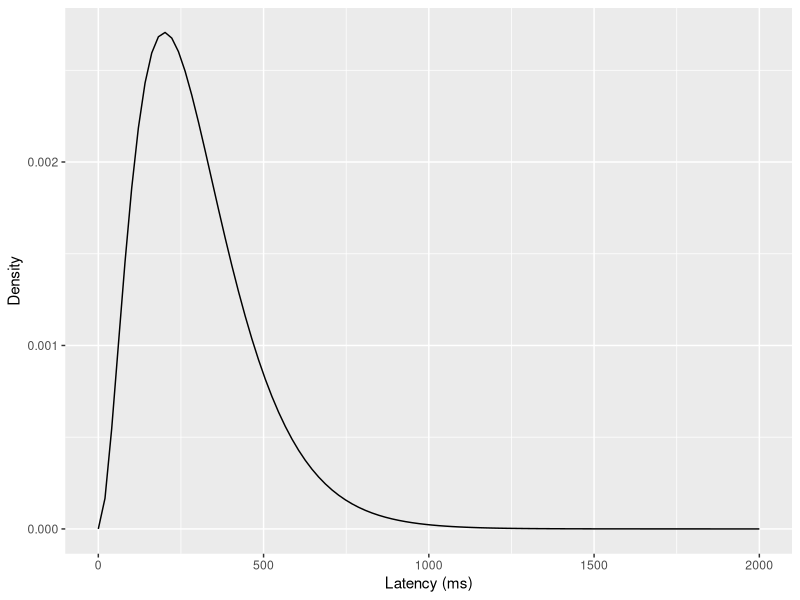
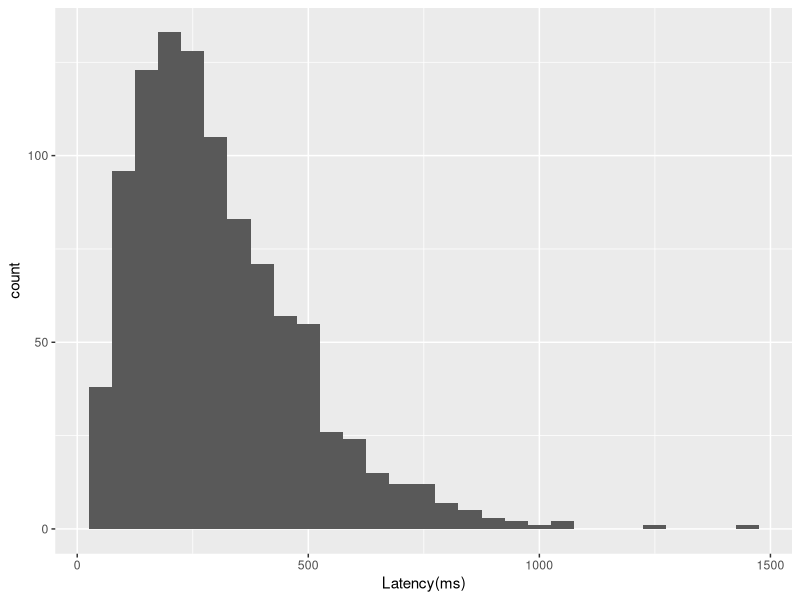
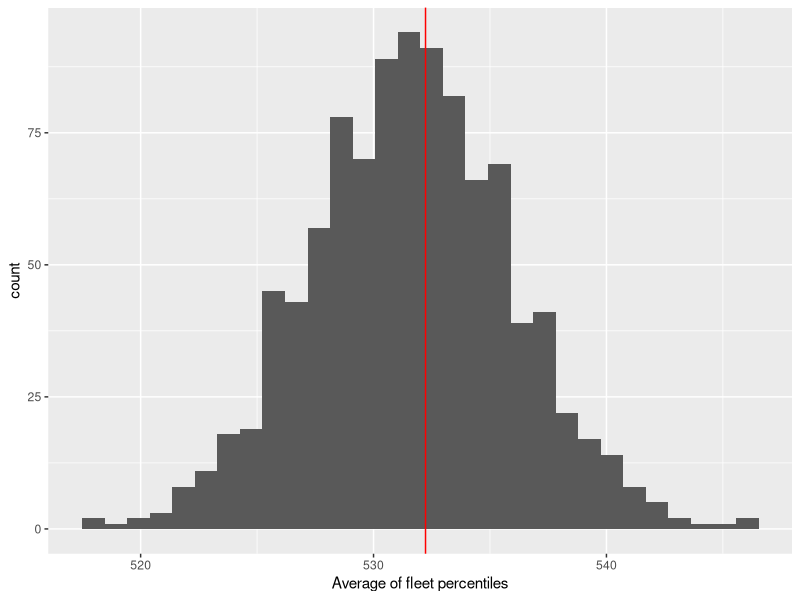
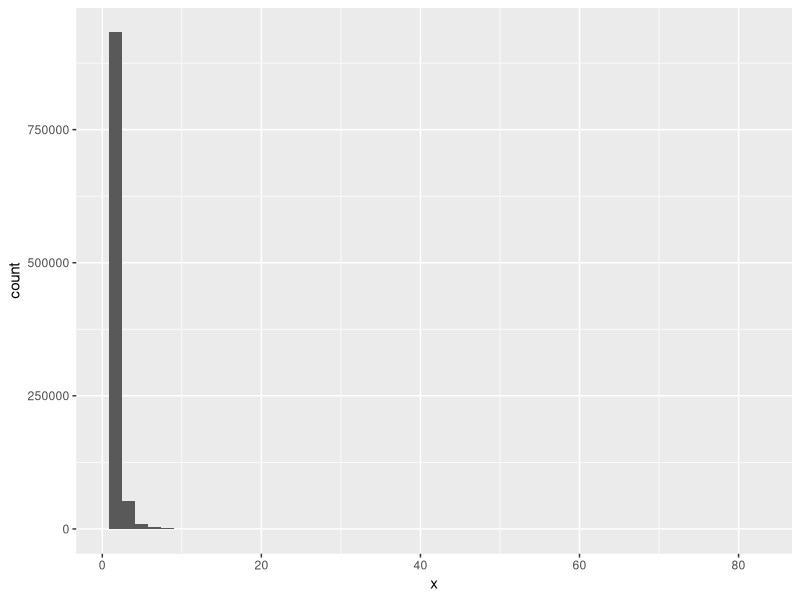
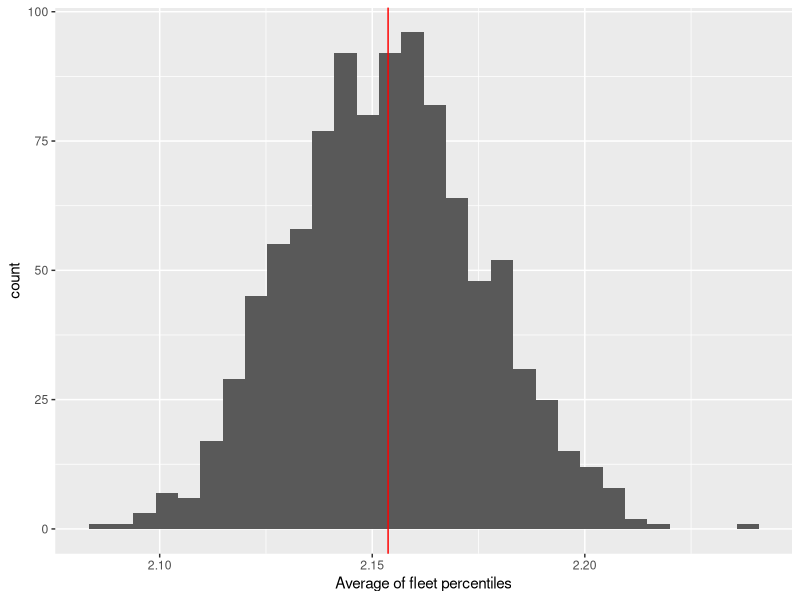
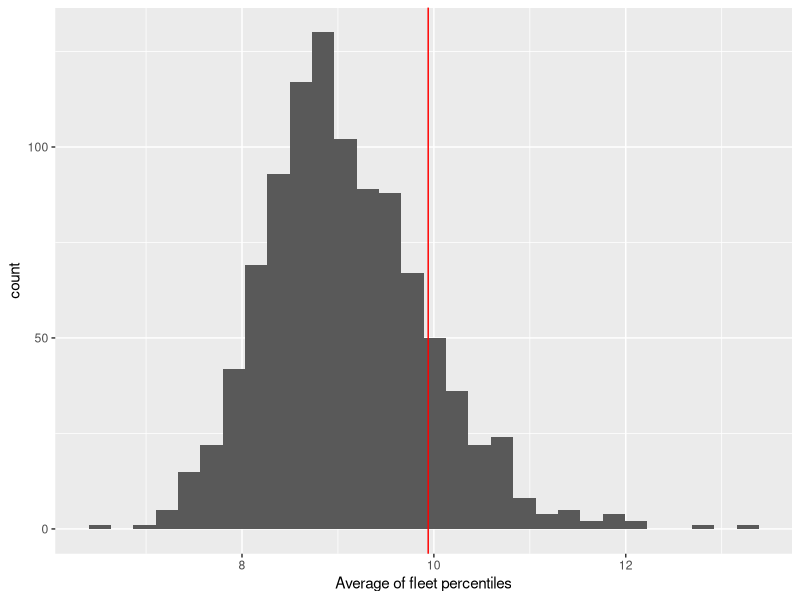
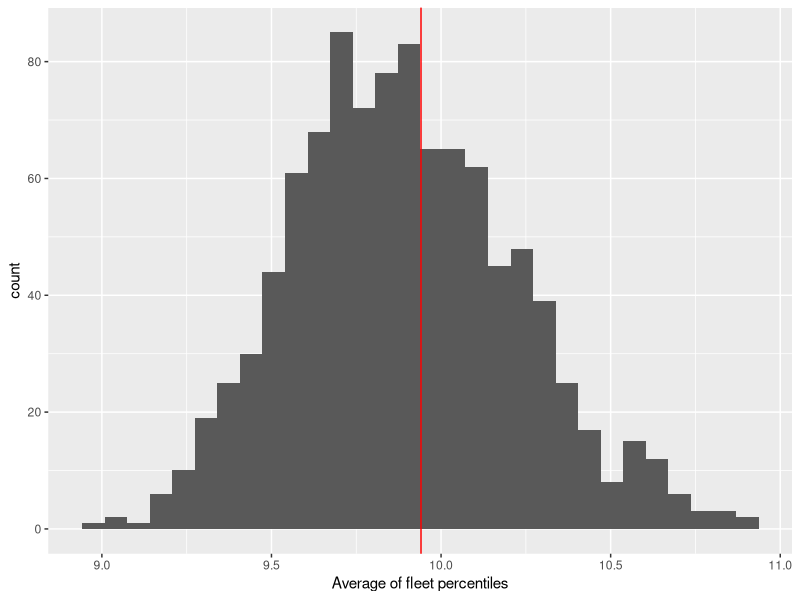
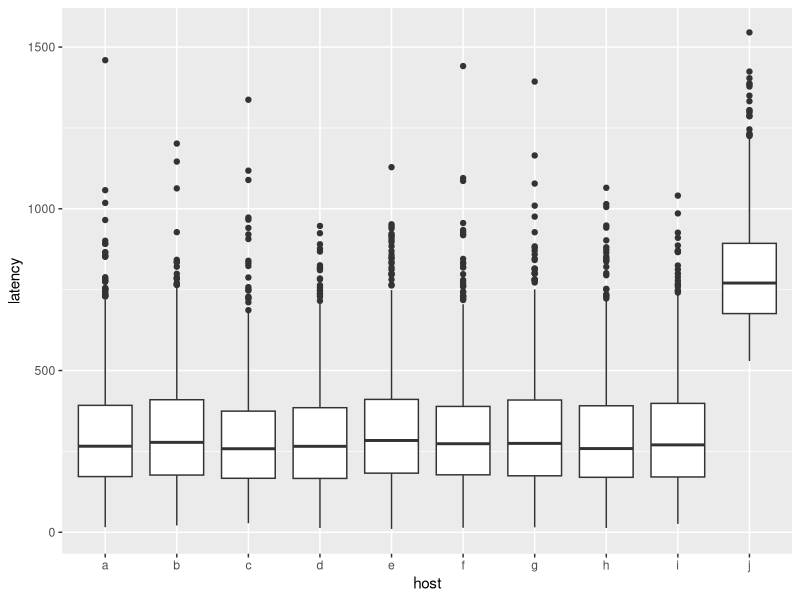

Write R code to recreate these figures, in order. (Note: a time limit stopped this script after it produced the figures.)
## ---- chunk 1
library(dplyr)
library(ggplot2)
library(tidyr)
library(purrr)
set.seed(7777)
knitr::opts_chunk$set(echo = TRUE, cache=TRUE)
## ---- chunk 2
# Generate a dataset with 100 points from [0, 2000]
to_plot<-data.frame(x=seq(0,2000,length.out=100)) %>%
# ... and set y to the density of the gamma distribution at each point
  mutate(y=dgamma(x,3,1/100)) 

# Plot the curve
ggplot(to_plot, aes(x,y)) + geom_line() + 
  xlab("Latency (ms)") + ylab("Density")
## ---- chunk 3
# Draw the sample
to_plot<-data.frame(latency=rgamma(1000, 3, 1/100))
# ... and plot a histogram
ggplot(to_plot, aes(latency))+geom_histogram(binwidth=50)+xlab("Latency(ms)")
## ---- chunk 4
qgamma(0.9, 3, 1/100)
## ---- chunk 5
# Define a function to simulate raw latency data from a single host.  
# Default to 1,000 points.
simulate_one_host<-function(n=1000) {
  rgamma(n, 3, 1/100)
}
# Ten sample timings 
simulate_one_host(10)
## ---- chunk 6
quantile(simulate_one_host(), 0.9)
## ---- chunk 7
host_p90s<-replicate(10, quantile(simulate_one_host(), 0.9))
host_p90s
## ---- chunk 8
mean(host_p90s)
## ---- chunk 9
# Define a function to simulate a fleet of hosts
simulate_one_fleet<-function(nhosts=10, obs_per_host=1000, qtile=0.9) {
  mean(replicate(nhosts, quantile(simulate_one_host(obs_per_host), qtile)))
}

# Use replicate to simluate 1,000 fleets
fleet_data<-data.frame(replication=1:1000,
                       average_of_pctiles=replicate(1000, simulate_one_fleet()))

# Plot the results
avg_plot<-ggplot(fleet_data,aes(x=average_of_pctiles))+
  geom_histogram(bins=30)+ 
  xlab("Average of fleet percentiles")

avg_plot + geom_vline(xintercept=qgamma(0.9, 3, 1/100), color="red")
## ---- chunk 10
# Define a function that returns Pareto random variates
rpareto<-function(n, x_m, alpha) {
  x_m/(runif(n)^(1/alpha))
}

# Draw 1,000,000 and plot
to_plot<-data.frame(x=rpareto(1000000, x_m=1, alpha=3))
ggplot(to_plot, aes(x))+geom_histogram(bins=50)

# What's the p90?
pareto_p90<-quantile(to_plot$x, 0.9)
pareto_p90
## ---- chunk 11
# Redefine what a single host looks like
simulate_one_host<-function(n=1000) {
  rpareto(n, x_m=1, alpha=3)
}

# Use replicate to simluate 1,000 fleets
fleet_data<-data.frame(replication=1:1000,
                       average_of_pctiles=replicate(1000, simulate_one_fleet()))

# ... and plot
avg_plot %+% fleet_data +
  geom_vline(xintercept=pareto_p90, color="red")
## ---- chunk 12
# Find the "true" 99.9th percentiles
pareto_p999<-quantile(rpareto(1000000, x_m=1, alpha=3), 0.999)

fleet_data<-
  data.frame(replication=1:1000,
             average_of_pctiles=replicate(1000,
                                          simulate_one_fleet(qtile=0.999)))

# ... and plot
avg_plot %+% fleet_data +
  geom_vline(xintercept=pareto_p999, color="red")
## ---- chunk 13
fleet_data<-
  data.frame(replication=1:1000,
             average_of_pctiles=replicate(1000,
                                          simulate_one_fleet(obs_per_host=10000,
                                                             qtile=0.999)))

avg_plot %+% fleet_data +
  geom_vline(xintercept=pareto_p999, color="red")
## ---- chunk 14
simulate_broken_fleet<-function(num_normal=9, num_slow=1, obs_per_host=1000) {
  data.frame(host=c(rep(letters[1:num_normal],each=obs_per_host),
                    rep(letters[(num_normal+1):(num_normal+num_slow)], each=obs_per_host)),
             latency=c(rgamma(obs_per_host*num_normal, 3, 1/100),
                       rgamma(obs_per_host*num_slow, 3, 1/100)+500))
}
fleet_data<-simulate_broken_fleet()
## ---- chunk 15
ggplot(fleet_data, aes(x=host, y=latency)) + geom_boxplot()
## ---- chunk 16
ggplot(fleet_data, aes(x=latency)) + geom_histogram(bins=20) + facet_wrap(~host,ncol=5)
## ---- chunk 17
ggplot(fleet_data, aes(x=latency, color=host)) + geom_density() 
## ---- chunk 18
# Summarize and reshape the data into long form for plotting
fleet_summary_l <- fleet_data %>%
  group_by(host) %>%
  summarize(avg = mean(latency),
            p50 = quantile(latency, 0.5),
            p90 = quantile(latency, 0.9),
            max = max(latency)) %>%
  gather(metric, value, -host)

ggplot(fleet_summary_l, aes(host, value))+
  geom_point()+
  geom_line(aes(group=metric, color=metric))+
  coord_flip()
## ---- chunk 19
quantile(fleet_data$latency, 0.9)
## ---- chunk 20
p90s<-fleet_data %>%
  group_by(host) %>%
  summarize(p90 = quantile(latency, 0.9))
mean(p90s$p90)
## ---- chunk 21
# Define a function to simulate a fleet, computes per-host p90s and summarizes the 
# p90s (by default with the mean).
summarize_broken_fleet<-function(fun=mean) {
  p90s<-simulate_broken_fleet() %>%
    group_by(host) %>%
    summarize(p90=quantile(latency, 0.9))
  return(fun(p90s$p90))
}

# Simulate 1,000 such fleets
reps<-data.frame(rep=rep(1:1000),
                 avg_of_p90s=replicate(1000, summarize_broken_fleet()))

# And plot the results
ggplot(reps, aes(avg_of_p90s)) +
  geom_histogram(bins=30) +
  geom_vline(xintercept = 690, color="red") +
  xlab("Average of p90s")
## ---- chunk 22
# Simulate 1,000 broken fleets and take the max of the per-host 90th percentiles
reps<-data.frame(rep=rep(1:1000),
                 max_of_p90s=replicate(1000, summarize_broken_fleet(fun=max)))

# And plot the results
ggplot(reps, aes(max_of_p90s)) +
  geom_histogram(bins=30) +
  geom_vline(xintercept = 690, color="red") +
  xlab("Max of p90s")
## ---- chunk 23
simulate_one_hour<-function(traffic, rate) {
  data.frame(latency=rgamma(traffic, 3, 1/rate))
}

simulate_one_day_flat <- function(mean_rate=100) {
  hourly_data<-data.frame(hour=0:23) %>%
    group_by(hour) %>%
    mutate(traffic_mu = 100000 * (sin(hour * 2 * pi / 24) + 1.1),
           traffic = rnorm(1, mean=traffic_mu, sd = sqrt(traffic_mu)),
           rate_mu = mean_rate,
           rate = rnorm(1, mean=rate_mu, sd=rate_mu/10),
           latency_data = map(traffic, simulate_one_hour, rate=rate))
}
## ---- chunk 24
one_day <- simulate_one_day_flat()
ggplot(one_day, aes(hour, traffic))+geom_line()+geom_point()
## ---- chunk 25
compute_hourly_p90s<-function(hourly_data) {
  hourly_data %>%
    unnest(latency_data) %>%
    group_by(hour, traffic, rate) %>%
    summarize(p90=quantile(latency, 0.9)) %>%
    ungroup()
}

ggplot(compute_hourly_p90s(one_day), aes(hour, p90)) +
  geom_line() + geom_point()
## ---- chunk 26
compute_true_daily_p90 <- function(hourly_data) {
  p90<-hourly_data %>%
    ungroup() %>%
    unnest(latency_data) %>%
    summarize(true_p90 = quantile(latency, 0.9))
  as.numeric(p90[1,1])
}

compute_average_p90 <- function(hourly_data) {
  p90<-hourly_data %>%
    unnest(latency_data) %>%
    group_by(hour, traffic, rate) %>%
    summarize(p90=quantile(latency, 0.9)) %>%
    ungroup() %>%
    summarize(unweighted = mean(p90),
              weighted = weighted.mean(p90, traffic))
  as.numeric(p90)
}
compute_true_daily_p90(one_day)
compute_average_p90(one_day)
## ---- chunk 27
# Define a convenience function to do the work
do_one_replication <- function(idx, simf, ...) {
  one_day <- simf(...)
  true_p90<-compute_true_daily_p90(one_day)
  avg_p90s<-compute_average_p90(one_day)
  result<-data.frame(idx=idx,
                     true_p90 = true_p90, 
                     unweighted = avg_p90s[1],
                     weighted = avg_p90s[2])
  return(result)
}

# Draw the replicates
reps<-map_df(1:200, do_one_replication, simf=simulate_one_day_flat)

# Reshape the data for faceted plotting
to_plot<-reps %>%
  select(-idx) %>%
  gather(kind, value, -true_p90)

# Plot faceted histograms
ggplot(to_plot, aes(value-true_p90)) + geom_histogram(bins=30) + 
  facet_wrap(~kind, ncol=1) + 
  xlab("Difference between average and true 90th percentile")
## ---- chunk 28
# Define a function that simulates a day of traffic with varying latency
# rate_multipler controls how much the latency varies throghout the day
simulate_one_day_varying <- function(rate_multiplier) {
  hourly_data<-data.frame(hour=0:23) %>%
    group_by(hour) %>%
    mutate(traffic_mu = 100000 * (sin(hour * 2 * pi / 24) + 1.1),
           traffic = rnorm(1, mean=traffic_mu, sd = sqrt(traffic_mu)),
           # The average latency varies in sync with traffic
           rate_mu = 100 * (sin(hour * 2 * pi / 24) * rate_multiplier + 1.1),
           rate = rnorm(1, mean=rate_mu, sd=rate_mu/10),
           latency_data = map(traffic, simulate_one_hour, rate=rate))
}
## ---- chunk 29
varying<-simulate_one_day_varying(rate_multiplier=1/5)

ggplot(compute_hourly_p90s(varying), aes(hour, p90)) +
  geom_point(aes(size=traffic)) + geom_line()
## ---- chunk 30
# Draw the replicates
reps<-map_df(1:200, do_one_replication, 
             simf=simulate_one_day_varying, rate_multiplier=1/5)

# Reshape the data for faceted plotting
to_plot<-reps %>%
  select(-idx) %>%
  gather(kind, value, -true_p90)

# Plot faceted histograms
ggplot(to_plot, aes(value-true_p90)) + geom_histogram(bins=30) + 
  facet_wrap(~kind, ncol=1) + 
  xlab("Difference between average and true 90th percentile")
## ---- chunk 31
varying<-simulate_one_day_varying(rate_multiplier=1)

ggplot(compute_hourly_p90s(varying), aes(hour, p90)) +
  geom_point(aes(size=traffic)) + geom_line()
## ---- chunk 32
# Draw the replicates
reps<-map_df(1:200, do_one_replication, 
             simf=simulate_one_day_varying, rate_multiplier=1)

# Reshape the data for faceted plotting
to_plot<-reps %>%
  select(-idx) %>%
  gather(kind, value, -true_p90)

# Plot faceted histograms
ggplot(to_plot, aes(value-true_p90)) + geom_histogram(bins=30) + 
  facet_wrap(~kind, ncol=1) + 
  xlab("Difference between average and true 90th percentile")
